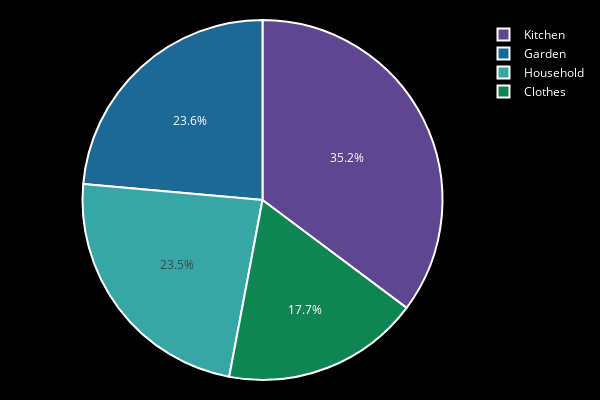

The code cell stored with this chart in its notebook:
### Markdown cell above
### Total order sum by major categories

### Code cell
major_categories_fig = \
px.pie(major_categories_log, names='Major_Category', values='Total_Orders',
      color_discrete_sequence=px.colors.qualitative.Prism,
      width=600, height=400)

major_categories_fig.update_layout({'plot_bgcolor':'black', 'paper_bgcolor':'black',
                                    'font':{'size':12, 'color':'white'},
                                    'margin':{'l':50, 'r':50, 'b':20, 't':20}})

major_categories_fig.update_traces(marker_line_color='white', marker_line_width=2)

major_categories_fig.show()

### Figure 1 — Plotly figure (JSON) as saved in the notebook; plotly's stock layout.template omitted (floating-point values rounded to 4 significant figures)
{"data": [{"domain": {"x": [0, 1], "y": [0, 1]}, "hovertemplate": "Major_Category=%{label}<br>Total_Orders=%{value}<extra></extra>", "labels": ["Clothes", "Garden", "Household", "Kitchen"], "legendgroup": "", "marker": {"line": {"color": "white", "width": 2}}, "name": "", "showlegend": true, "type": "pie", "values": [13.36, 17.76, 17.68, 26.53]}], "layout": {"font": {"color": "white", "size": 12}, "height": 400, "legend": {"tracegroupgap": 0}, "margin": {"b": 20, "l": 50, "r": 50, "t": 20}, "paper_bgcolor": "black", "piecolorway": ["rgb(95, 70, 144)", "rgb(29, 105, 150)", "rgb(56, 166, 165)", "rgb(15, 133, 84)", "rgb(115, 175, 72)", "rgb(237, 173, 8)", "rgb(225, 124, 5)", "rgb(204, 80, 62)", "rgb(148, 52, 110)", "rgb(111, 64, 112)", "rgb(102, 102, 102)"], "plot_bgcolor": "black", "width": 600}}
